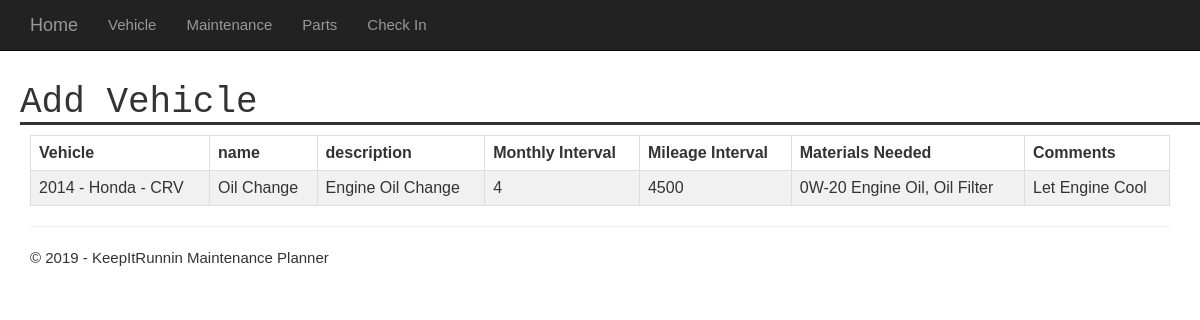
Before: /maintenance/view/ with the older database file.
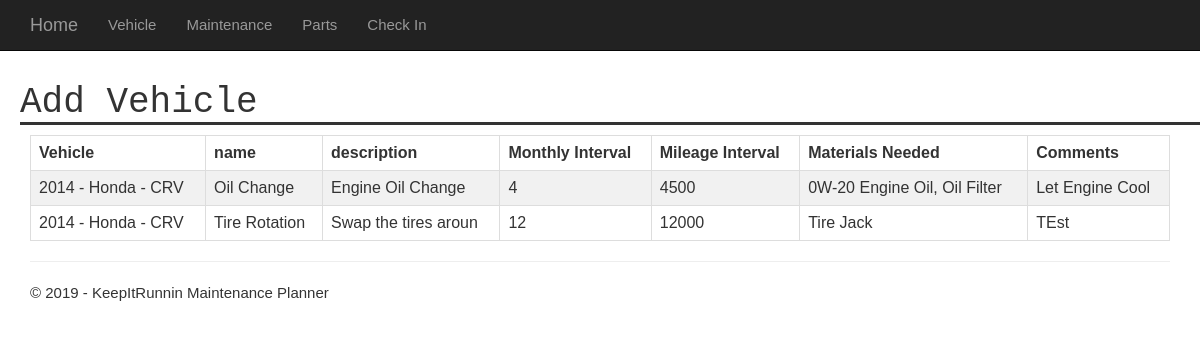
After: the same page with the newer database file.
### app/models.py (models this page shows, shortened)
class Maintenance(models.Model):
    vehicle = models.ForeignKey(Vehicle, on_delete=models.CASCADE)
    name = models.CharField(max_length=100)
    description = models.CharField(max_length=100)
    months = models.IntegerField(max_length=None)
    miles = models.IntegerField(max_length=None)
    materials = models.CharField(max_length=250)
    comments = models.CharField(max_length=250)

class Vehicle(models.Model):
    year = models.IntegerField(max_length=None)
    make = models.CharField(max_length=100)
    model = models.CharField(max_length=100)
    trim = models.CharField(max_length=100)
    mileage = models.IntegerField(max_length=None)
    email = models.CharField(max_length=100)
    phone = models.CharField(max_length=15)
    vehicle_creation = models.DateTimeField(auto_now_add=True)
    def __str__(self):
        return str(self.year) + ' - ' + self.make + ' - ' + self.model

### app/views.py (the view)
# urls.py: path('maintenance/view/', app.views.viewMaint, name='viewMaint'),
def viewMaint(request):
    maintenance = Maintenance.objects.all()
    assert isinstance(request, HttpRequest)
    return render(
        request,
        'app/viewMaint.html',
        {
            'title':'Add Vehicle',
            'year':datetime.now().year,
            'maintenance': maintenance
        }
    )

### app/templates/app/viewMaint.html
{% extends "app/layout.html" %}
{% block content %}
<div>
	<table id="schedulMaint2">
	  <tr>
        <th>Vehicle</th>
		<th>name</th>
		<th>description</th>
		<th>Monthly Interval</th>
		<th>Mileage Interval</th>
		<th>Materials Needed</th>
		<th>Comments</th>
	  </tr>
      {% for each in maintenance %}
	      <tr>
            <td>{{each.vehicle}}</td>
            <td>{{each.name}}</td>
            <td>{{each.description}}</td>
            <td>{{each.months}}</td>
            <td>{{each.miles}}</td>
            <td>{{each.materials}}</td>
            <td>{{each.comments}}</td>
	      </tr>
      {% endfor %}
	</table>
</div>
{% endblock %}

Changed rows visible on the page:
added Maintenance: vehicle "2014 - Honda - CRV", name "Tire Rotation", description "Swap the tires aroun", months "12", miles "12000", materials "Tire Jack", comments "TEst"
